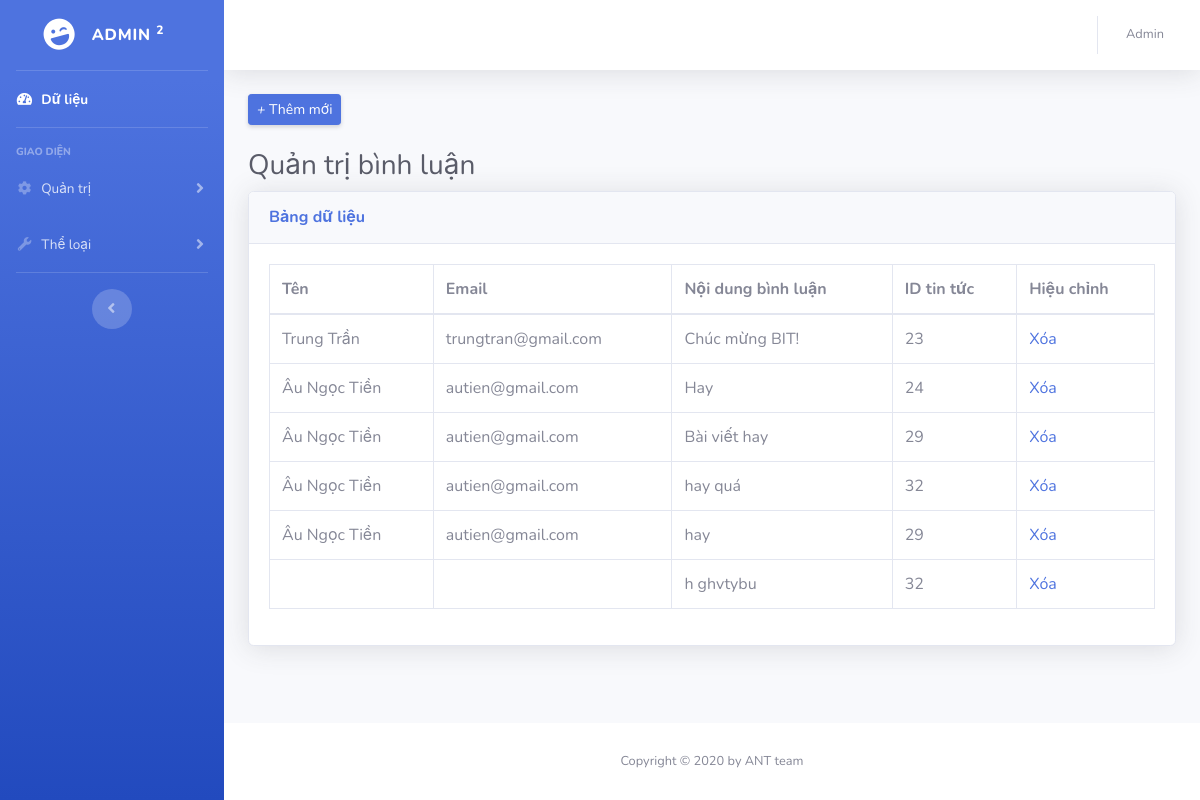
/admin/quan_tri_binh_luan.php, run on the app's committed database.
### tables this page shows
CREATE TABLE `tbl_comment` (
  `id_comment` int(50) NOT NULL,
  `name` varchar(50) DEFAULT NULL,
  `email` varchar(50) DEFAULT NULL,
  `comment` text DEFAULT NULL,
  `id_tin_tuc` int(50) NOT NULL
);

### admin/quan_tri_binh_luan.php (the view, shortened to what this page needs)
<!DOCTYPE html>
<html lang="en">
<head>
  <link href="vendor/fontawesome-free/css/all.min.css" rel="stylesheet" type="text/css">
  <link href="css/sb-admin-2.min.css" rel="stylesheet">
</head>
<body id="page-top">
  <div id="wrapper">
    <ul class="navbar-nav bg-gradient-primary sidebar sidebar-dark accordion" id="accordionSidebar">
      <a class="sidebar-brand d-flex align-items-center justify-content-center" href="index.php">
        <div class="sidebar-brand-icon rotate-n-15">
          <i class="fas fa-laugh-wink"></i>
        </div>
        <div class="sidebar-brand-text mx-3"> Admin <sup>2</sup></div>
      </a>
      <hr class="sidebar-divider my-0">
      <li class="nav-item active">
        <a class="nav-link" href="index.php">
          <i class="fas fa-fw fa-tachometer-alt"></i>
          <span>Dữ liệu</span></a>
      </li>
      <hr class="sidebar-divider">
      <div class="sidebar-heading">
        Giao diện
      </div>
      <li class="nav-item">
        <a class="nav-link collapsed" href="#" data-toggle="collapse" data-target="#collapseTwo" aria-expanded="true" aria-controls="collapseTwo">
          <i class="fas fa-fw fa-cog"></i>
          <span>Quản trị</span>
        </a>
      </li>
      <li class="nav-item">
        <a class="nav-link collapsed" href="#" data-toggle="collapse" data-target="#collapseUtilities" aria-expanded="true" aria-controls="collapseUtilities">
          <i class="fas fa-fw fa-wrench"></i>
          <span>Thể loại</span>
        </a>
      </li>
      <hr class="sidebar-divider d-none d-md-block">
      <div class="text-center d-none d-md-inline">
        <button class="rounded-circle border-0" id="sidebarToggle"></button>
      </div>
    </ul>
    <div id="content-wrapper" class="d-flex flex-column">
      <div id="content">
        <nav class="navbar navbar-expand navbar-light bg-white topbar mb-4 static-top shadow">
          <ul class="navbar-nav ml-auto">
            <li class="nav-item dropdown no-arrow">
              <a class="nav-link dropdown-toggle" href="#" id="userDropdown" role="button" data-toggle="dropdown" aria-haspopup="true" aria-expanded="false">
                <span class="mr-2 d-none d-lg-inline text-gray-600 small">Admin</span>
              </a>
            </li>
          </ul>
        </nav>
       <div class="container-fluid">
        <div class="d-sm-flex align-items-center justify-content-between mb-4">
          <a href="./them/them_tin_tuc.php" class="d-none d-sm-inline-block btn btn-sm btn-primary shadow-sm"><i>+</i> Thêm mới</a>
        </div>
        <h1 class="h3 mb-2 text-gray-800">Quản trị bình luận</h1>
        <div class="card shadow mb-4">
          <div class="card-header py-3">
            <h6 class="m-0 font-weight-bold text-primary">Bảng dữ liệu</h6>
          </div>
          <div class="card-body">
            <div class="table-responsive">
              <table class="table table-bordered" id="dataTable" width="100%" cellspacing="0">
                <thead>
                  <tr>
                    <th>Tên</th>
                    <th>Email</th>
                    <th>Nội dung bình luận</th>
                    <th>ID tin tức</th>
                    <th>Hiệu chỉnh</th>
                  </tr>
                </thead>
                <tbody>
                <?php
						  $host_name="localhost";
							$user_name="root";
$password="";
$db_name="bit_db";
							$ket_noi=mysqli_connect($host_name, $user_name, $password, $db_name);
							$query="SELECT * FROM tbl_comment";
							$noi_dung=mysqli_query($ket_noi, $query);
							while($row=mysqli_fetch_array($noi_dung)){
					?>
                  <tr>
                    <td style="max-width: 300px;"><?php echo $row['name']?></td>
                    <td><?php echo $row['email']?></td>
                    <td><?php echo $row['comment']?></td>
                    <td><?php echo $row['id_tin_tuc']?></td>
                    <td>
                       <a href="./xoa/xoa_binh_luan_delete.php?id=<?php echo $row['id_comment']?>">Xóa</a>
                    </td>
                  </tr>
              <?php }?>
                </tbody>
              </table>
            </div>
          </div>
        </div>
      </div>
      </div>
      <footer class="sticky-footer bg-white">
        <div class="container my-auto">
          <div class="copyright text-center my-auto">
            <span>Copyright © 2020 by ANT team</span>
          </div>
        </div>
      </footer>
    </div>
  </div>
</body>
</html>

### data on the page
tbl_comment: name "Trung Trần", email "trungtran@gmail.com", comment "Chúc mừng BIT!", id_tin_tuc "23"
tbl_comment: name "Âu Ngọc Tiền", email "autien@gmail.com", comment "Hay", id_tin_tuc "24"
tbl_comment: name "Âu Ngọc Tiền", email "autien@gmail.com", comment "Bài viết hay", id_tin_tuc "29"
tbl_comment: name "Âu Ngọc Tiền", email "autien@gmail.com", comment "hay quá", id_tin_tuc "32"
tbl_comment: name "Âu Ngọc Tiền", email "autien@gmail.com", comment "hay", id_tin_tuc "29"
tbl_comment: comment "h ghvtybu", id_tin_tuc "32"
